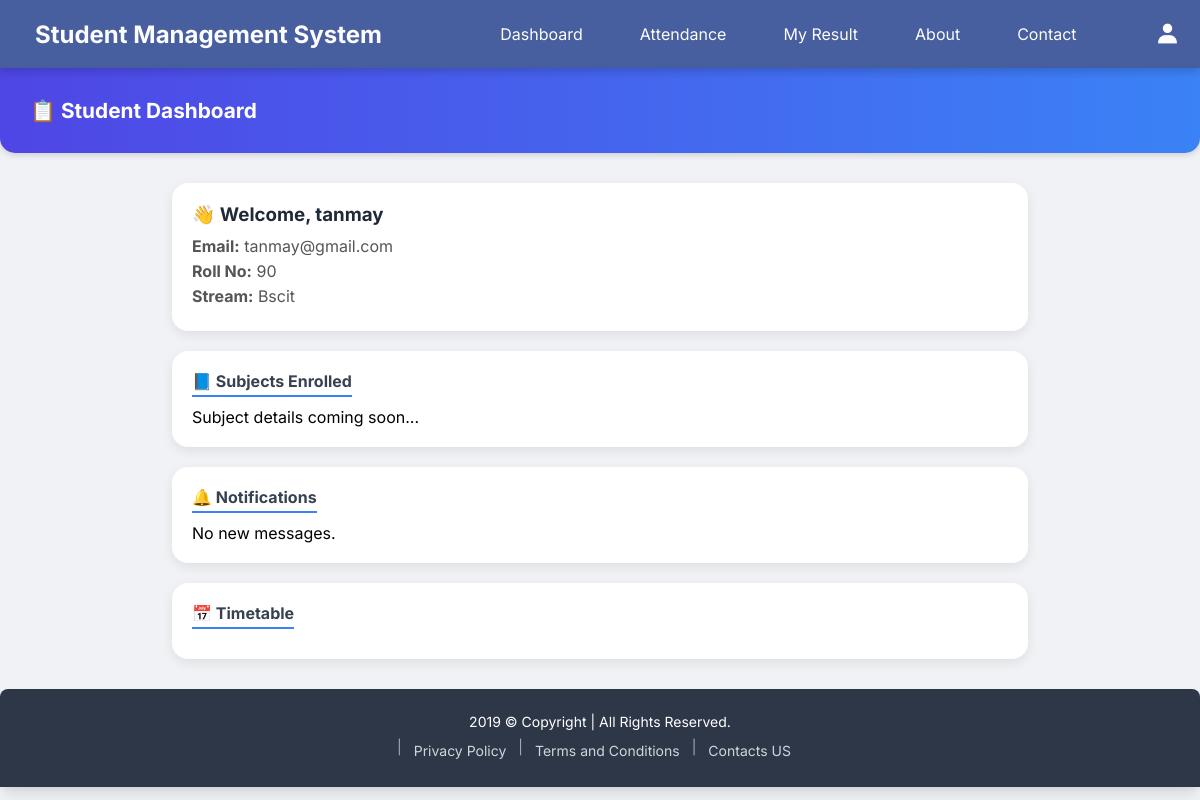
The app's page /student/dashboard/ (signed in) with its own data.
### accounts/models.py (models this page shows)
class CustomUser(AbstractUser):
    ROLE_CHOICES = (
        ('student', 'Student'),
        ('teacher', 'Teacher'),
    )
    role = models.CharField(max_length=10, choices=ROLE_CHOICES, default='student')
    rollno = models.IntegerField(blank=True, null=True)
    stream = models.CharField(max_length=30, default='Not selected')
    def __str__(self):
        return self.username

### student/views.py (the view)
# urls.py: path('dashboard/',views.student_dashboard , name="student_dashboard"),
def student_dashboard(request):
    if not request.user.is_authenticated or request.user.role != 'student':
        return redirect("login")
    username = request.user
    student = CustomUser.objects.get(username=username)
    return render(request, 'student/student_dashbord.html', {'student': student})

### templates/student/student_dashbord.html (shortened to what this page needs)
{% extends "Homepage/home.html" %}
{% load static %}
{% block style %}
    <link rel="stylesheet" href="{% static 'student/student_dashbord_style.css' %}">
{% endblock style %}
{% block content %}
<div class="navbar_dashboard">
    <div><strong>📋 Student Dashboard</strong></div>
</div>
<div class="container">
    <div class="profile">
        <h3>👋 Welcome, {{ student.username }}</h3>
        <p><strong>Email:</strong> {{ student.email }}</p>
        <p><strong>Roll No:</strong> {{ student.rollno }}</p>
        <p><strong>Stream:</strong> {{ student.stream }}</p>
    </div>
    <div class="card">
        <h4>📘 Subjects Enrolled </h4>
        <p>Subject details coming soon...</p>
    </div>
    <div class="card">
        <h4>🔔 Notifications</h4>
        <p>No new messages.</p>
    </div>
    <div class="card">
        <h4>📅 Timetable</h4>
    </div>
</div>
{% endblock content %}

### static/student/student_dashbord_style.css (style rules this page uses)
.navbar_dashboard { background: linear-gradient(90deg, #4f46e5, #3b82f6); color: white; padding: 30px 30px; font-size: 1.3rem; font-weight: 600; border-bottom-left-radius: 15px; border-bottom-right-radius: 15px; box-shadow: 0 2px 6px rgba(0,0,0,0.15); }
.container { max-width: 1100px; margin: 30px auto; display: flex; align-items: center; justify-content: center; flex-direction: column; gap: 20px; padding: 0 15px; }
.card, .profile { background: #fff; border-radius: 16px; width: 80%; padding: 20px; box-shadow: 0 4px 12px rgba(0,0,0,0.08); transition: transform 0.2s ease, box-shadow 0.2s ease; }
.profile h3 { margin-bottom: 10px; color: #1f2937; }
.profile p { margin: 5px 0; color: #555; }
.card h4 { color: #374151; margin-bottom: 10px; border-bottom: 2px solid #3b82f6; display: inline-block; padding-bottom: 4px; }

### static/Home_css/navbar.css (style rules this page uses)
* { margin: 0; padding: 0; box-sizing: border-box; }
body { margin: 0; padding: 0; font-family: 'Inter', sans-serif; background-color: #f0f2f5; }

### records on screen
CustomUser: username "tanmay", email "tanmay@gmail.com", rollno "90", stream "Bscit"
